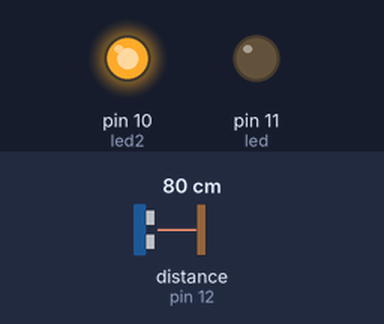
The sketch below on a simulated Arduino Uno, built with avr-gcc and run on an emulated ATmega328P. Parts: output pins drawn as LEDs (lit = HIGH). Wiring (inferred from the names in the program): ultrasonic range finder: trigger pin 13; echo pin 12. The test bench sets the inputs (shaded band); at power-on: distance to the obstacle (sensor on pin 12) 80 cm. The echo pulse lasts 58.3 µs per cm; pins used as bus, display or sensor lines are not drawn.

Above: at 1.2 s.
1.3 s: distance to the obstacle (sensor on pin 12) set to 33 cm
2.8 s: distance to the obstacle (sensor on pin 12) set to 27 cm
At 4.0 s:
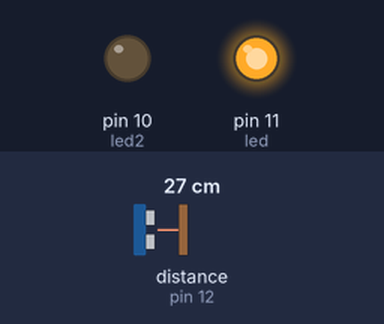
4.3 s: distance to the obstacle (sensor on pin 12) set to 35 cm
At 5.2 s:
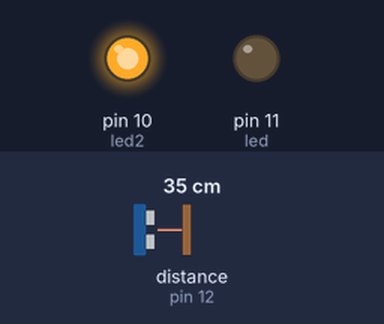
5.8 s: distance to the obstacle (sensor on pin 12) set to 2 cm
At 6.5 s:
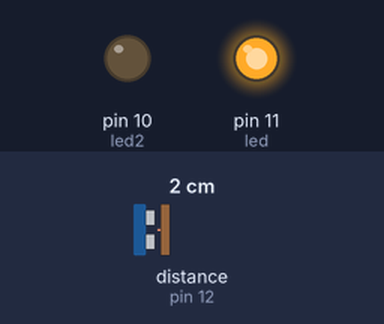
Timing chart, 0 to 8.3 s (numbered marks = the images above; inputs shaded):
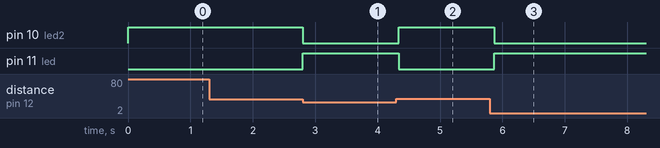

Measured:
- the behaviour switches between 31 and 30 cm on distance to the obstacle (sensor on pin 12) (found by bisection; images 0 and 1)
- after the input at 1.3 s, every drawn part: stays the same
- after the input at 2.8 s, pin 10 (led2): HIGH → LOW at once; pin 11 (led): LOW → HIGH at once
- after the input at 4.3 s, pin 10 (led2): LOW → HIGH at once; pin 11 (led): HIGH → LOW at once
- after the input at 5.8 s, pin 10 (led2): HIGH → LOW after 0.07 s; pin 11 (led): LOW → HIGH after 0.07 s

The sketch:

ultrasonic_sensor.ino
```cpp
const int trigPin = 13; //trig pins connected to a ditialpin
                   //and sends a pulse out when a signal (high or low)
                   //is sent to the transmitter
const int echoPin = 12; //echo pin receives the sound pulse when it bounces off the object.
const int led = 11;
const int led2 = 10;

void setup() {
  Serial.begin (9600);
  pinMode(trigPin, OUTPUT);
  pinMode(echoPin, INPUT);
  pinMode(led, OUTPUT);
  pinMode(led2, OUTPUT);
}

void loop() {
  //when trigger is given high pulse for 10 microseconds
  //the transmitter emits ultrasound and the timer begins
  //the emitted ultrasound bounce back to the receiver once
  //it hit any obstacle and the timer stops.

  long duration, distance;


  //to start, give a short LOW pulse beforehand to ensure a clean HIGH pulse
  digitalWrite(trigPin, LOW);
  delayMicroseconds(2);

  //the sensor is triggered by a HIGH pulse of 10 or more microseconds
  digitalWrite(trigPin, HIGH);
  delayMicroseconds(10);

  //set the trig pin to LOW so that the echo pin will
  //only measure the HIGH pulse that was sent previously
  digitalWrite(trigPin, LOW);
  duration = pulseIn(echoPin, HIGH); // high means that the pulsin() will
                                    //wait for the pin to go HIGH caused by the
                                    //bounce sound wave and it will start timing
                                    //then it will wait fo the pin to go LOW when the
                                    //sound wave will end, which will stop the timing.
                                    //At the end the funciton will return the length
                                    //of the pulse in microseconds
  distance = duration * 0.0341/2; //speed of sound is 0.034cm/us
//                                    // divide by 2 because sound wave travels forward
//                                    //and bounces back. distance in cm is s=t*0.034/2
  if (distance < 30) {  // This is where the LED On/Off happens
    digitalWrite(led,HIGH); // When the Red condition is met, the Green LED should turn off
  digitalWrite(led2,LOW);
}
  else {
    digitalWrite(led,LOW);
    digitalWrite(led2,HIGH);
  }
  delay(100); //delays the next wave --> the higher the number, the longer
              //it takes for the lights to react
}
```
